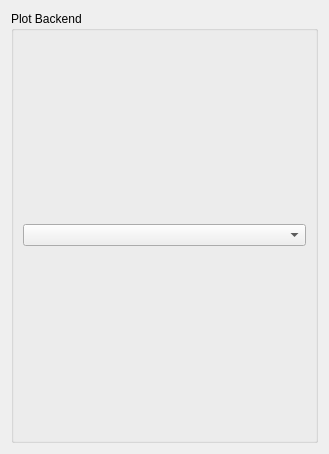
<?xml version="1.0" encoding="UTF-8"?>
<ui version="4.0">
 <class>Form</class>
 <widget class="QWidget" name="Form">
  <property name="geometry">
   <rect>
    <x>0</x>
    <y>0</y>
    <width>329</width>
    <height>454</height>
   </rect>
  </property>
  <property name="windowTitle">
   <string>Setting</string>
  </property>
  <layout class="QVBoxLayout" name="verticalLayout">
   <item>
    <widget class="QGroupBox" name="groupBox_2">
     <property name="title">
      <string>Plot Backend</string>
     </property>
     <layout class="QVBoxLayout" name="verticalLayout_3">
      <item>
       <widget class="QComboBox" name="comboBox"/>
      </item>
     </layout>
    </widget>
   </item>
  </layout>
 </widget>
 <resources/>
 <connections/>
</ui>
